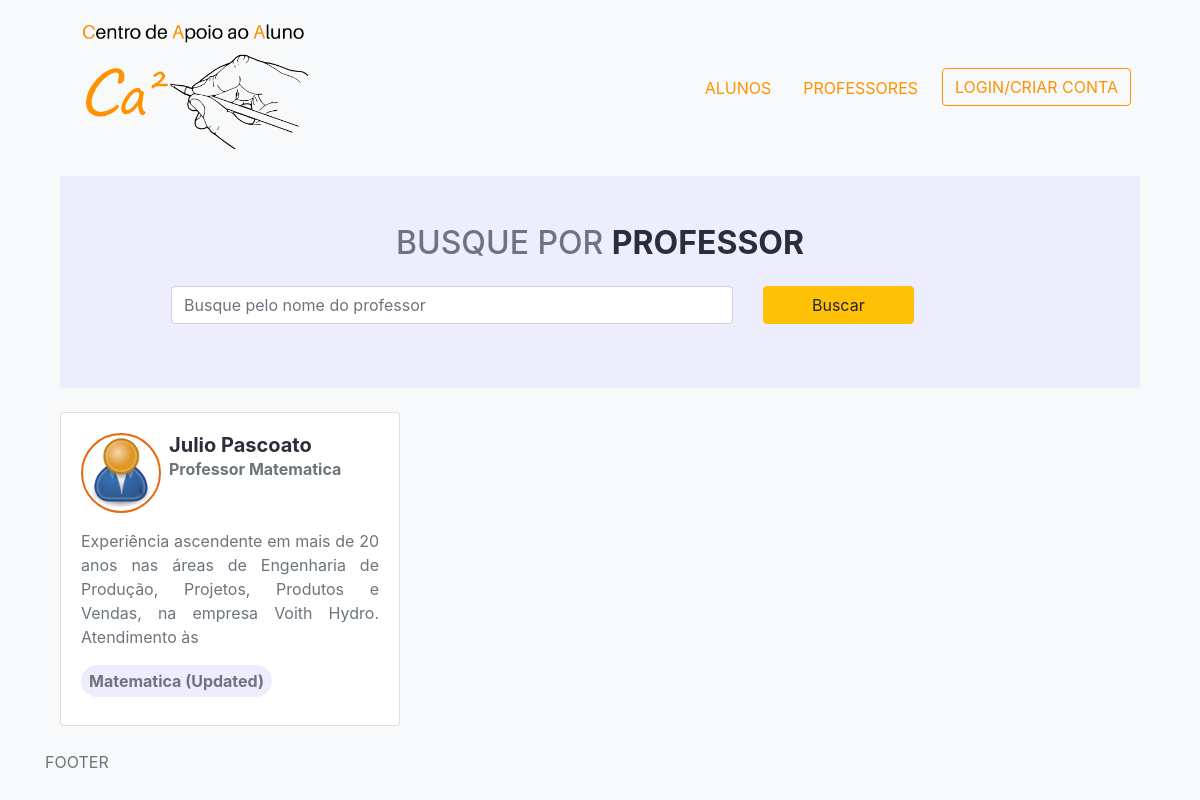
/professores/, run on the app's committed database.
### professores/models.py (models this page shows, shortened)
class Professor(models.Model):
    user = models.OneToOneField(
        User, on_delete=models.CASCADE, null=True, blank=True)
    nome = models.CharField(max_length=200, blank=True, null=True)
    email = models.EmailField(max_length=200, blank=True, null=True)
    username = models.CharField(max_length=200, blank=True, null=True)
    localizacao = models.CharField(max_length=200, blank=True, null=True)
    introducao = models.CharField(max_length=200, blank=True, null=True)
    bio = models.TextField(blank=True, null=True)
    imagem_perfil = models.ImageField(
        null=True, blank=True, upload_to='professores/', default='professores/user-default.png')
    endereco = models.TextField(blank=True, null=True)
    telefone = models.CharField(max_length=200, blank=True, null=True)
    celular = models.CharField(max_length=200, blank=True, null=True)
    cpf = models.CharField(max_length=200, blank=True, null=True)
    rg = models.CharField(max_length=200, blank=True, null=True)
    pis = models.CharField(max_length=200, blank=True, null=True)
    data_nascimento = models.DateField(blank=True, null=True)
    dados_bancarios = models.TextField(blank=True, null=True)
    created = models.DateTimeField(auto_now_add=True)
    id = models.UUIDField(default=uuid.uuid4, unique=True,
                          primary_key=True, editable=False)

class Habilidade(models.Model):
    owner = models.ForeignKey(
        Professor, on_delete=models.CASCADE, null=True, blank=True)
    nome = models.CharField(max_length=200, blank=True, null=True)
    descricao = models.TextField(null=True, blank=True)
    created = models.DateTimeField(auto_now_add=True)
    id = models.UUIDField(default=uuid.uuid4, unique=True,
                          primary_key=True, editable=False)

### professores/views.py (the view)
# urls.py: path('', views.professores, name="alunos"),
def professores(request):
    professores = Professor.objects.all()
    content = {
        'professores': professores
    }
    return render(request, 'professores/profiles.html', content)

### professores/templates/professores/profiles.html
{% extends "main.html" %}
{% block content %}
    <div class="container">
     <div class="container p-5 mb-4 search-class">
        <div class="container text-center mb-4">
          <h2 class="text-uppercase">Busque por <span class="text-dark font-weight-bold">Professor</span></h2>
        </div>
        <form action="#" method="get">
                <div class="row mx-5 ">
                        <div class="col-md-8 mb-3">
                            <input class="form-control " id="formInput#search" type="text" name="text" placeholder="Busque pelo nome do professor" />
                        </div>
                        <div class="col-md-4">
                            <input class="btn btn-warning px-5 " type="submit" value="Buscar" />
                        </div>
                </div>
        </form>
    </div>
<div class="container px-0">
  <div class="row row-cols-1 row-cols-md-2 row-cols-lg-3">
    {% for professor in  professores %}
    <div class="col mb-4">
            <a class="text-muted text-decoration-none" href="{% url 'professor' professor.id %}">
                <div class="card h-100 ">
                    <div class="card-body">
                        <div class="container px-0 d-flex mb-3">
                            <img class="avatar avatar--md mr-2" src="{{professor.imagem_perfil.url}}" />
                            <div class="container p-0">
                                <h5 class="text-dark font-weight-bold my-0">{{professor.nome}}</h5>
                                <div class="font-weight-bolder">{{professor.introducao|slice:"45"}}</div>
                            </div>
                        </div>
                        <div class="container text-justify px-0 py-0">{{professor.bio|slice:"150"}}</div>
                        <div class="container pl-0 mt-3">
                            {% for skill in professor.habilidade_set.all %}
                            <span class="rounded-pill d-inline-flex py-1 px-2 mb-2 search-class font-weight-bold">
                                {{skill.nome|title}}
                            </span>
                            {% endfor %}
                        </div>
                    </div>
                </div>
            </a>
        </div>
    {% endfor %}
  </div>
</div>
    </div>
{% endblock content %}

### static/styles/main.css (style rules this page uses)
.text-dark { color: #2d2d39 !important; }
.search-class { background-color: #ededfd; }
.avatar { border-radius: 50%; border: 2px solid #E8680C; }
.avatar--md { height: 5rem; width: 5rem; }

### data on the page
Professor: imagem_perfil (placeholder picture), nome "Julio Pascoato", introducao "Professor Matematica", bio "Experiência ascendente em mais de 20 anos nas áreas de Engenharia de Produção, Projetos, Produtos e Vendas, na empresa Voith Hydro. Atendimento às"
Habilidade: nome "Matematica (Updated)"
